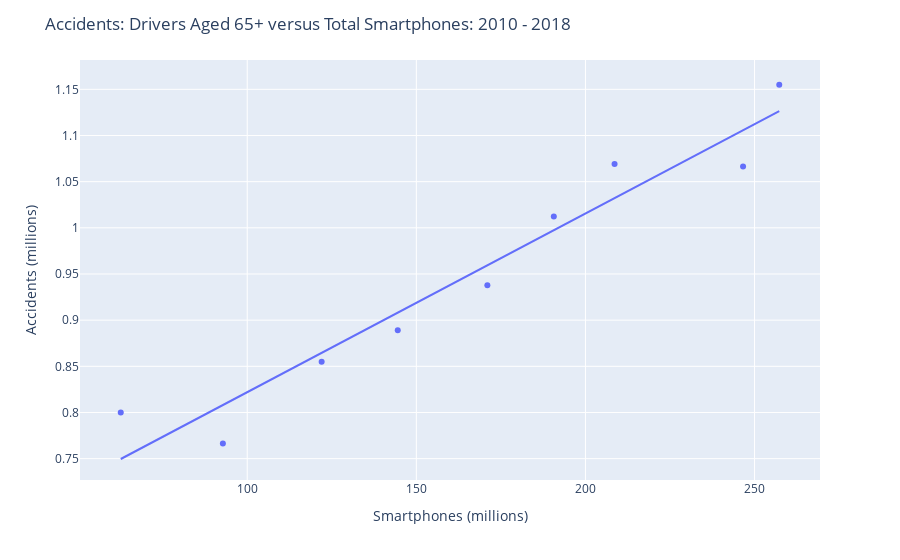

Notebook code for this chart:
### Code cell
#Graph Accidents involving older drivers versus Total Smartphones: 2010 - 2018


smartphones=total_smartphones

accidents=older_drivers2

fig = px.scatter(all_accident_graph_df, x=smartphones, y=accidents, trendline="ols")

# Edit the layout
fig.update_layout(title='Accidents: Drivers Aged 65+ versus Total Smartphones: 2010 - 2018 ',
                   xaxis_title='Smartphones (millions)',
                   yaxis_title='Accidents (millions)')

fig.show()

results = px.get_trendline_results(fig)
print(results)

### Figure 1 — Plotly figure (JSON) as saved in the notebook; plotly's stock layout.template omitted (floating-point values rounded to 4 significant figures)
{"data": [{"hoverlabel": {"namelength": 0}, "hovertemplate": "x=%{x}<br>y=%{y}", "legendgroup": "", "marker": {"color": "#636efa", "symbol": "circle"}, "mode": "markers", "name": "", "showlegend": false, "type": "scatter", "x": [62.6, 92.8, 122, 144.5, 171, 190.6, 208.6, 246.6, 257.3], "xaxis": "x", "y": [0.7999, 0.7665, 0.8549, 0.889, 0.9377, 1.012, 1.069, 1.067, 1.155], "yaxis": "y"}, {"hoverlabel": {"namelength": 0}, "hovertemplate": "<b>OLS trendline</b><br>y = 0.001934 * x + 0.628525<br>R<sup>2</sup>=0.936084<br><br>x=%{x}<br>y=%{y} <b>(trend)</b>", "legendgroup": "", "marker": {"color": "#636efa", "symbol": "circle"}, "mode": "lines", "name": "", "showlegend": false, "type": "scatter", "x": [62.6, 92.8, 122, 144.5, 171, 190.6, 208.6, 246.6, 257.3], "xaxis": "x", "y": [0.7496, 0.808, 0.8645, 0.9081, 0.9593, 0.9973, 1.032, 1.106, 1.126], "yaxis": "y"}], "layout": {"legend": {"tracegroupgap": 0}, "margin": {"t": 60}, "title": {"text": "Accidents: Drivers Aged 65+ versus Total Smartphones: 2010 - 2018 "}, "xaxis": {"anchor": "y", "domain": [0, 1], "title": {"text": "Smartphones (millions)"}}, "yaxis": {"anchor": "x", "domain": [0, 1], "title": {"text": "Accidents (millions)"}}}}
